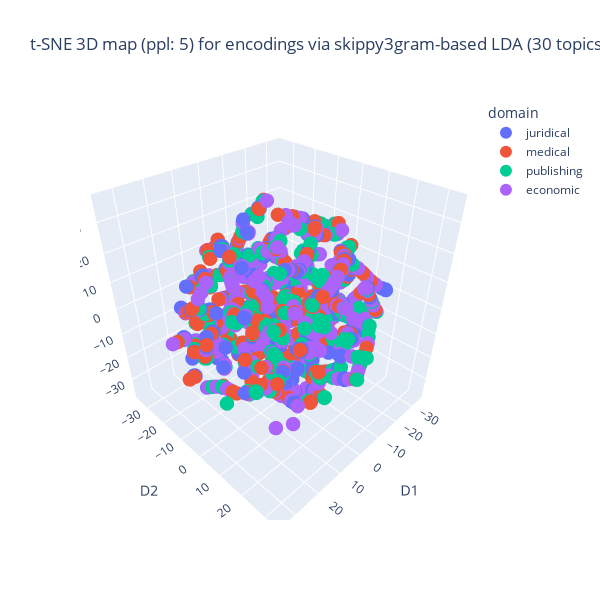
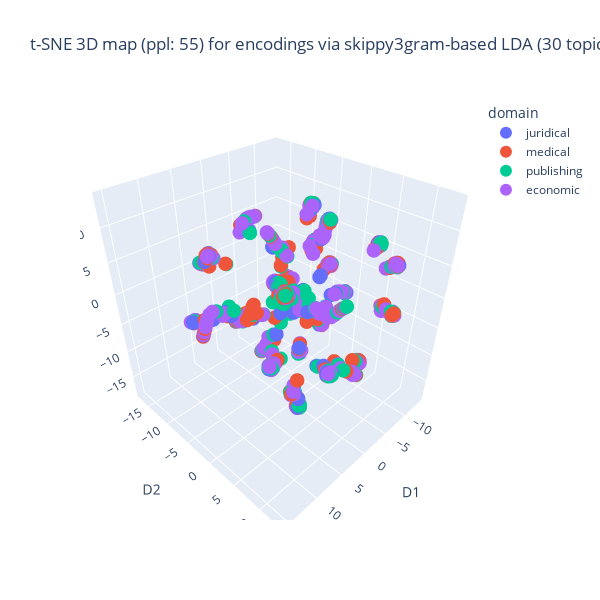
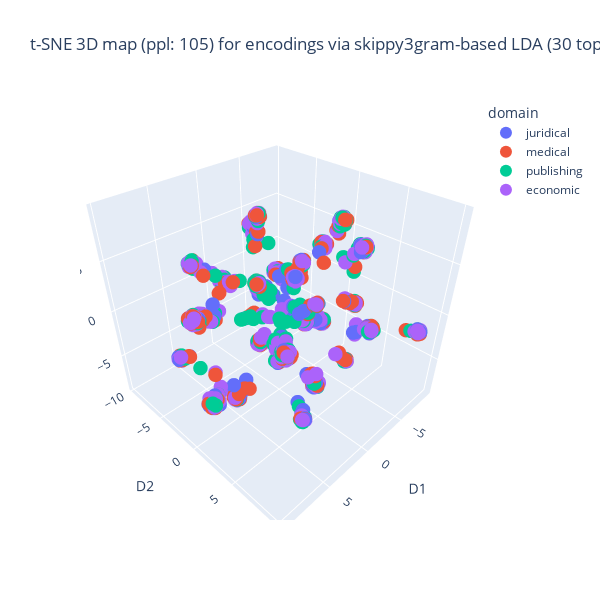

Notebook cell for these charts, in order:
### Markdown cell above
# t-SNE を使った可視化

### Code cell
%%capture --no-display

## Plotlyを使って tSNE の結果の可視化 (3D)
import sklearn.manifold
import numpy as np
import pandas as pd
import plotly.express as pex

## perplexity の効果を確認
divider = 5
relative_perplexity = True
if relative_perplexity:
    max_val = round(len(df)/divider)
else:
    max_val = 200
perplexity_vals = range(5, max_val, 50) # 10から始めて doc数の 1/divider まで，50づつ大きくする
print(f"perplexity vals: {perplexity_vals}")

E = np.array(list(df['enc']))
max_steps = 3
early_stop = True
for i, perplexity_val in enumerate(perplexity_vals):
    ## 早期停止
    if early_stop:
        if i >= max_steps:
            continue
    ## tSNE 3D の生成
    tSNE_3d_varied = sklearn.manifold.TSNE(n_components = 3, random_state = 0,
                                perplexity = perplexity_val, n_iter = 1000)
    ## Fitting
    fit_3d = tSNE_3d_varied.fit_transform(E)
    
    ## df の編集
    df['D1'] = fit_3d[:,0]
    df['D2'] = fit_3d[:,1]
    df['D3'] = fit_3d[:,2]
    
    ## 描画
    title_val = f"t-SNE 3D map (ppl: {perplexity_val}) for encodings via {term_type}-based LDA ({n_topics} topics)"
    fig = pex.scatter_3d(df, x = 'D1', y = 'D2', z = 'D3', color = 'domain', title = title_val)
    #
    fig.update_layout(showlegend = True, legend = {'itemsizing': 'constant'},
                  autosize = False, width = 600, height = 600)
    fig.update_traces(marker_size = 5)
    fig.show()
#

### Figure 1 — Plotly figure (JSON) as saved in the notebook; plotly's stock layout.template omitted (floating-point values rounded to 4 significant figures; data arrays with more than 128 entries replaced by an {"elided": "..."} marker saying what was removed)
{"data": [{"hovertemplate": "domain=juridical<br>D1=%{x}<br>D2=%{y}<br>D3=%{z}<extra></extra>", "legendgroup": "juridical", "marker": {"color": "#636efa", "size": 5, "symbol": "circle"}, "mode": "markers", "name": "juridical", "scene": "scene", "showlegend": true, "type": "scatter3d", "x": {"elided": "500 float values"}, "y": {"elided": "500 float values"}, "z": {"elided": "500 float values"}}, {"hovertemplate": "domain=medical<br>D1=%{x}<br>D2=%{y}<br>D3=%{z}<extra></extra>", "legendgroup": "medical", "marker": {"color": "#EF553B", "size": 5, "symbol": "circle"}, "mode": "markers", "name": "medical", "scene": "scene", "showlegend": true, "type": "scatter3d", "x": {"elided": "500 float values"}, "y": {"elided": "500 float values"}, "z": {"elided": "500 float values"}}, {"hovertemplate": "domain=publishing<br>D1=%{x}<br>D2=%{y}<br>D3=%{z}<extra></extra>", "legendgroup": "publishing", "marker": {"color": "#00cc96", "size": 5, "symbol": "circle"}, "mode": "markers", "name": "publishing", "scene": "scene", "showlegend": true, "type": "scatter3d", "x": {"elided": "500 float values"}, "y": {"elided": "500 float values"}, "z": {"elided": "500 float values"}}, {"hovertemplate": "domain=economic<br>D1=%{x}<br>D2=%{y}<br>D3=%{z}<extra></extra>", "legendgroup": "economic", "marker": {"color": "#ab63fa", "size": 5, "symbol": "circle"}, "mode": "markers", "name": "economic", "scene": "scene", "showlegend": true, "type": "scatter3d", "x": {"elided": "497 float values"}, "y": {"elided": "497 float values"}, "z": {"elided": "497 float values"}}], "layout": {"autosize": false, "height": 600, "legend": {"itemsizing": "constant", "title": {"text": "domain"}, "tracegroupgap": 0}, "scene": {"domain": {"x": [0, 1], "y": [0, 1]}, "xaxis": {"title": {"text": "D1"}}, "yaxis": {"title": {"text": "D2"}}, "zaxis": {"title": {"text": "D3"}}}, "showlegend": true, "title": {"text": "t-SNE 3D map (ppl: 5) for encodings via skippy3gram-based LDA (30 topics)"}, "width": 600}}

### Figure 2 — Plotly figure (JSON) as saved in the notebook; plotly's stock layout.template omitted (floating-point values rounded to 4 significant figures; data arrays with more than 128 entries replaced by an {"elided": "..."} marker saying what was removed)
{"data": [{"hovertemplate": "domain=juridical<br>D1=%{x}<br>D2=%{y}<br>D3=%{z}<extra></extra>", "legendgroup": "juridical", "marker": {"color": "#636efa", "size": 5, "symbol": "circle"}, "mode": "markers", "name": "juridical", "scene": "scene", "showlegend": true, "type": "scatter3d", "x": {"elided": "500 float values"}, "y": {"elided": "500 float values"}, "z": {"elided": "500 float values"}}, {"hovertemplate": "domain=medical<br>D1=%{x}<br>D2=%{y}<br>D3=%{z}<extra></extra>", "legendgroup": "medical", "marker": {"color": "#EF553B", "size": 5, "symbol": "circle"}, "mode": "markers", "name": "medical", "scene": "scene", "showlegend": true, "type": "scatter3d", "x": {"elided": "500 float values"}, "y": {"elided": "500 float values"}, "z": {"elided": "500 float values"}}, {"hovertemplate": "domain=publishing<br>D1=%{x}<br>D2=%{y}<br>D3=%{z}<extra></extra>", "legendgroup": "publishing", "marker": {"color": "#00cc96", "size": 5, "symbol": "circle"}, "mode": "markers", "name": "publishing", "scene": "scene", "showlegend": true, "type": "scatter3d", "x": {"elided": "500 float values"}, "y": {"elided": "500 float values"}, "z": {"elided": "500 float values"}}, {"hovertemplate": "domain=economic<br>D1=%{x}<br>D2=%{y}<br>D3=%{z}<extra></extra>", "legendgroup": "economic", "marker": {"color": "#ab63fa", "size": 5, "symbol": "circle"}, "mode": "markers", "name": "economic", "scene": "scene", "showlegend": true, "type": "scatter3d", "x": {"elided": "497 float values"}, "y": {"elided": "497 float values"}, "z": {"elided": "497 float values"}}], "layout": {"autosize": false, "height": 600, "legend": {"itemsizing": "constant", "title": {"text": "domain"}, "tracegroupgap": 0}, "scene": {"domain": {"x": [0, 1], "y": [0, 1]}, "xaxis": {"title": {"text": "D1"}}, "yaxis": {"title": {"text": "D2"}}, "zaxis": {"title": {"text": "D3"}}}, "showlegend": true, "title": {"text": "t-SNE 3D map (ppl: 55) for encodings via skippy3gram-based LDA (30 topics)"}, "width": 600}}

### Figure 3 — Plotly figure (JSON) as saved in the notebook; plotly's stock layout.template omitted (floating-point values rounded to 4 significant figures; data arrays with more than 128 entries replaced by an {"elided": "..."} marker saying what was removed)
{"data": [{"hovertemplate": "domain=juridical<br>D1=%{x}<br>D2=%{y}<br>D3=%{z}<extra></extra>", "legendgroup": "juridical", "marker": {"color": "#636efa", "size": 5, "symbol": "circle"}, "mode": "markers", "name": "juridical", "scene": "scene", "showlegend": true, "type": "scatter3d", "x": {"elided": "500 float values"}, "y": {"elided": "500 float values"}, "z": {"elided": "500 float values"}}, {"hovertemplate": "domain=medical<br>D1=%{x}<br>D2=%{y}<br>D3=%{z}<extra></extra>", "legendgroup": "medical", "marker": {"color": "#EF553B", "size": 5, "symbol": "circle"}, "mode": "markers", "name": "medical", "scene": "scene", "showlegend": true, "type": "scatter3d", "x": {"elided": "500 float values"}, "y": {"elided": "500 float values"}, "z": {"elided": "500 float values"}}, {"hovertemplate": "domain=publishing<br>D1=%{x}<br>D2=%{y}<br>D3=%{z}<extra></extra>", "legendgroup": "publishing", "marker": {"color": "#00cc96", "size": 5, "symbol": "circle"}, "mode": "markers", "name": "publishing", "scene": "scene", "showlegend": true, "type": "scatter3d", "x": {"elided": "500 float values"}, "y": {"elided": "500 float values"}, "z": {"elided": "500 float values"}}, {"hovertemplate": "domain=economic<br>D1=%{x}<br>D2=%{y}<br>D3=%{z}<extra></extra>", "legendgroup": "economic", "marker": {"color": "#ab63fa", "size": 5, "symbol": "circle"}, "mode": "markers", "name": "economic", "scene": "scene", "showlegend": true, "type": "scatter3d", "x": {"elided": "497 float values"}, "y": {"elided": "497 float values"}, "z": {"elided": "497 float values"}}], "layout": {"autosize": false, "height": 600, "legend": {"itemsizing": "constant", "title": {"text": "domain"}, "tracegroupgap": 0}, "scene": {"domain": {"x": [0, 1], "y": [0, 1]}, "xaxis": {"title": {"text": "D1"}}, "yaxis": {"title": {"text": "D2"}}, "zaxis": {"title": {"text": "D3"}}}, "showlegend": true, "title": {"text": "t-SNE 3D map (ppl: 105) for encodings via skippy3gram-based LDA (30 topics)"}, "width": 600}}
